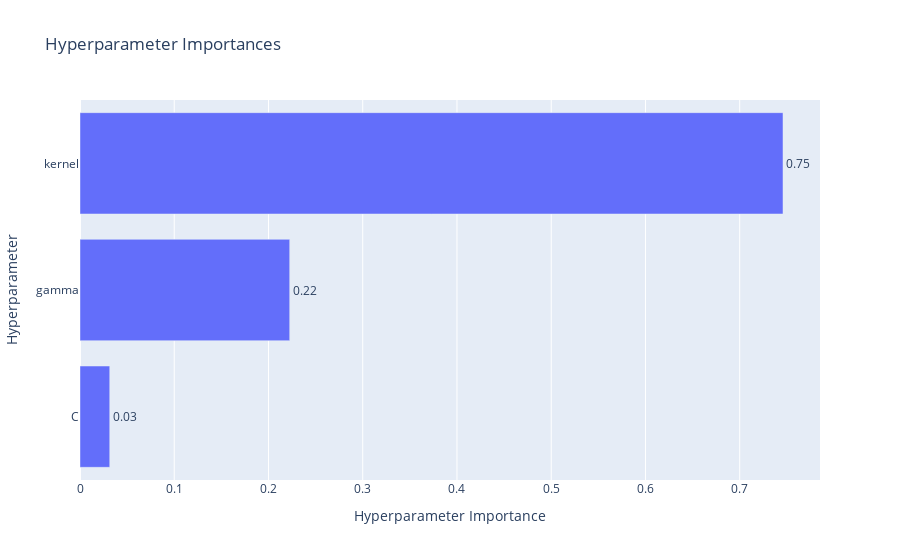

Write notebook code for a chart like this one.
### Code cell
vis.plot_param_importances(study)

### Figure 1 — Plotly figure (JSON) as saved in the notebook; plotly's stock layout.template omitted (floating-point values rounded to 4 significant figures)
{"data": [{"cliponaxis": false, "hovertemplate": ["C (FloatDistribution): 0.03155236955508513<extra></extra>", "gamma (FloatDistribution): 0.22250769528618466<extra></extra>", "kernel (CategoricalDistribution): 0.7459399351587302<extra></extra>"], "name": "Objective Value", "orientation": "h", "text": ["0.03", "0.22", "0.75"], "textposition": "outside", "type": "bar", "x": [0.03155, 0.2225, 0.7459], "y": ["C", "gamma", "kernel"]}], "layout": {"title": {"text": "Hyperparameter Importances"}, "xaxis": {"title": {"text": "Hyperparameter Importance"}}, "yaxis": {"title": {"text": "Hyperparameter"}}}}
